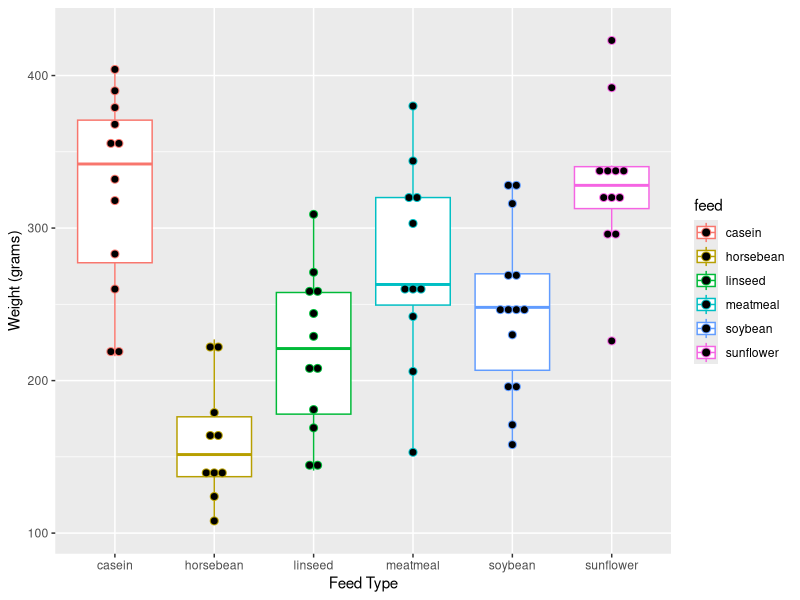

Recreate this plot in R.
## ---- chunk 1
knitr::opts_chunk$set(echo = FALSE)
## ---- chunk 2
head(chickwts)
## ---- chunk 3
library(ggplot2)
ggplot(chickwts, aes(x=feed, y=weight, color = feed)) +
        geom_boxplot() +
        geom_dotplot(binaxis='y', stackdir='center', dotsize=0.5) +
        xlab("Feed Type") + ylab("Weight (grams)")
